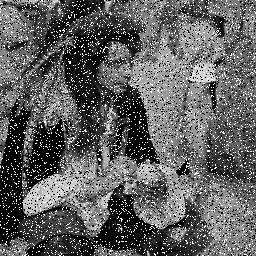
#> input picture PA Bild und Filter/B2.png, 256 x 256 px
$ python Num_PA01_G96.py
#> lines starting #> are read from the running program, lines starting #| are printed output that depends on the picture
#> further down, imageB2 is the input picture: shape (256, 256); min 0, max 255, mean 96.6
import numpy as np
import math
import skimage
from scipy import misc
from skimage import data, io
from skimage.io import imread, imshow
import matplotlib.pyplot as plt

def norm(W):
    '''Gibt die Summe der Einträge von W zurück.'''
    total=0
    for i in range(len(W)):
        for j in range(len(W[0])):
            total=total+W[i][j]
    return total

def frameIt(B,s):
    '''Bildet einen Rahmen der Breite s um das Bild B, dabei ist der Ramen eine
    Spieglung des Bildes. Input: B,s (Bild und Rahmen dicke)
    Output: J ndarray mit B als Zentrum und Rahmen der größe es'''
#> called with s = 2
    J = np.block([[np.flip(B)[-s:, -s:], np.flipud(B)[-s:], np.flip(B)[-s:, :s]],
                   [np.fliplr(B)[:, -s:], B, np.fliplr(B)[:, :s]],
                   [np.flip(B)[:s, -s:], np.flipud(B)[:s], np.flip(B)[:s, :s]]])
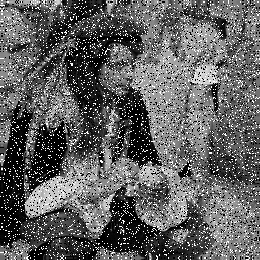
#> J: shape (260, 260); min 0, max 255, mean 96.7
    return J

# [33 lines left out: functions gewichteterMittelwert, bilateralesGewicht, bilateralerFilter, not called in this run]


def gewichtererMedian(A, W):
    '''Berechnet den gewichteten Median für die Matrix A mit gewichten W.'''
    gewicht = 0
    fA = A.flatten()                    #Schreibt die Zeilen von A hintereinander entsp. vec(A)^T
    fW = W.flatten()
    fI = np.argsort(fA)                 #fI ist ein Permutiation von 0,...,len(A)-1. In fI sind die
    ak=0                                 #indizes von A gespeichert in der Reihenfolge wenn A sortiert waere.
    for i in range(len(fW)):            #Suchen für die sortierten Indizes den ersten so dass die summe von W
        gewicht = gewicht+fW[fI[i]]     #groesser oder gleich 0.5.
        if gewicht == 0.5:
            k = i
            break
        elif gewicht > 0.5:
            k = -i
            break
    if k == abs(k):
        medianA = 0.5*(fA[fI[k]]+fA[fI[k+1]])
    elif k < 0:
        medianA=(fA[fI[-k]])
    return medianA

# [32 lines left out: function mittelwertfilter, not called in this run]


def medianfilter(A, s=1, W=None, type='gleichverteilt',omega=None, saltpepper='out'):

    if s==None and type=='gauss' and omega and omega!=0:
        s=3*math.ceil(omega)
    #Wir erzeugen den Filter mit groesse passend zu s
    if W==None and type=='gauss':
        if omega == None:
            raise TypeError('Es muss bei gauss eine Varianz omega angegeben werde')
        M = 3*math.ceil(omega)
        Wtilde = np.zeros(shape=(2*M+1,2*M+1))
        for i in range(M+1):
            for j in range(M+1):
                Wtilde[i+M][j+M] = math.exp(-(i**2+j**2)/(2*omega**2))
                Wtilde[M-i][M-j] = math.exp(-(i**2+j**2)/(2*omega**2))
                Wtilde[M-i][M+j] = math.exp(-(i**2+j**2)/(2*omega**2))
                Wtilde[M+i][M-j] = math.exp(-(i**2+j**2)/(2*omega**2))
        W=Wtilde/norm(Wtilde)

        V = W[M - s:M + s + 1, M - s:M + s + 1]
        W = V*(1 / norm(V))
    elif W==None and type=='gleichverteilt':
        W = np.ones((2 * s + 1, 2 * s + 1))
        W = W / ((2 * s + 1) ** 2)
    elif W:
        x=norm(W)
        if x!=1:
            print('Die summe der Einträge von W ist nicht Eins sondern:',x)

    J=frameIt(A,s)
    B=np.empty_like(A)

    # B soll das fertige Bild werden
    if saltpepper=='out':                       #if abfrage hat nichts mit der Aufgabe zu tun
        for i in range(s, B.shape[0]+s):
            for j in range(s, B.shape[1]+s):
                B[i-s][j-s] = gewichtererMedian(J[i-s:i+s+1, j-s:j+s+1],W)
        return B

    elif saltpepper=='active':                   #hat nichts mit aufgabe zu tun
        W[s][s]=0                               # ist saltpepper aktiv, werden nur die Pixsel
        W=W*(1/norm(W))                         #beareibeitet die schwarz(255) oder weiss(0) sind.
        for i in range(s, B.shape[0]+s):
            for j in range(s, B.shape[1]+s):
                if J[i][j]==255 or J[i][j]==0:
                    B[i-s][j-s] = gewichtererMedian(J[i-s:i+s+1, j-s:j+s+1],W)
                else:
                    B[i-s][j-s]=J[i][j]
#> this loop made 256 passes
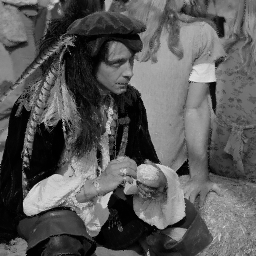
#> B: shape (256, 256); min 0, max 228, mean 89.3
        return B

# [41 lines left out: function ausgabe, not called in this run]
#ausgabe()
#ausgabe('C.png')
imageB2=imread('B2.png')
#imageC=imread('C.png')
#io.imshow(imageB2)
#io.show()
C = medianfilter(imageB2, s=2, saltpepper='active')
#C = mittelwertfilter(imageB2,3)
#D = medianfilter(imageB2, s=2)
#C = bilateralerFilter(imageC,1,3,75)
io.imshow(C)
# [9 lines of commented-out code are left out]
io.show()

$ run again, with PA Bild und Filter/C.png copied over PA Bild und Filter/B2.png
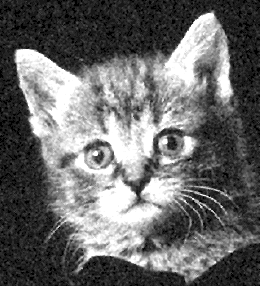
#> input picture PA Bild und Filter/C.png, 260 x 286 px
#> imageB2 is the input picture: shape (286, 260); min 0, max 255, mean 105.2
#> in frameIt, `J = np.block([[np.flip(B)[-s:, -s:], np.flipud(B)[-s:], np.flip(B)[-s:..`:
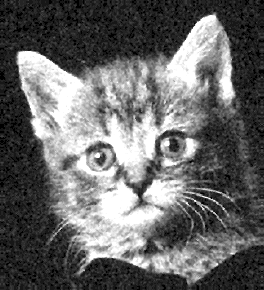
#> J: shape (290, 264); min 0, max 255, mean 103.1
#> the loop in medianfilter, `for i in range(s, B.shape[0]+s):` made 286 passes
#> after the loop in medianfilter, `for i in range(s, B.shape[0]+s):`:
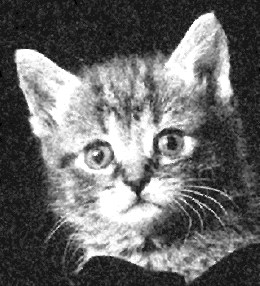
#> B: shape (286, 260); min 0, max 255, mean 105.8
